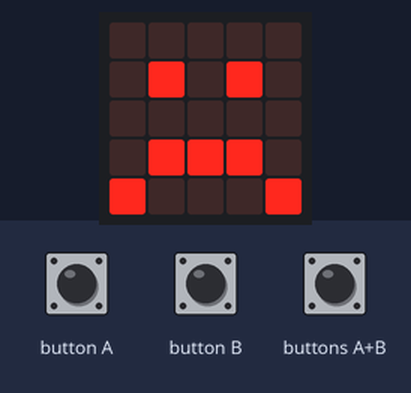
The program below on a simulated BBC micro:bit running MicroPython. Parts: the board's 5×5 LED display. The inputs (shaded band) are chosen by the test bench. The 48×5 strip is a reading aid, not a part: it shows the text the display is scrolling, unrolled, one strip-width of it at a time.

Above: at 12.5 s.
12.6 s: button A pressed for 0.15 s
At 12.67 s:
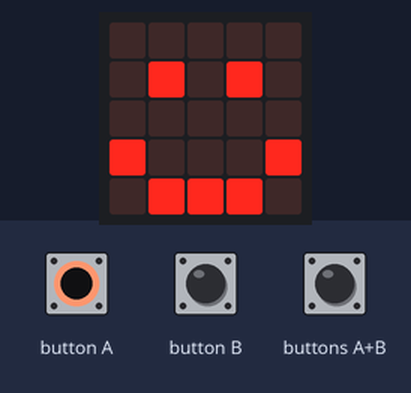
14.2 s: button B pressed for 0.15 s
At 14.9 s:
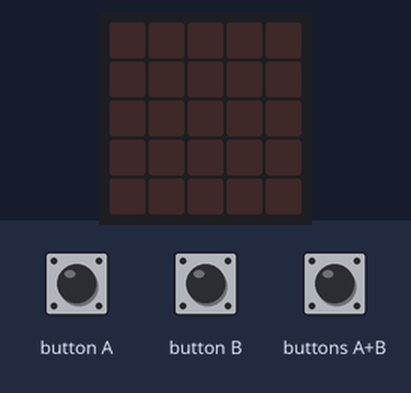
Timing chart, 0 to 17.2 s (numbered marks = the images above; inputs shaded):
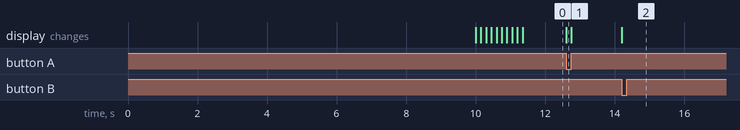

Measured:
- after the input at 12.6 s, the display: changes at once (image 1)
- after the input at 14.2 s, the display: changes at once (image 2)

The program:

Button.py
```python
#https://microbit-micropython.readthedocs.io/en/latest/tutorials/buttons.html
from microbit import *

sleep(10000)
#button_a.get_presses() returns the number of times button a was pressed
display.scroll(str(button_a.get_presses()))

while running_time() < 10000:
    display.show(Image.ASLEEP)

display.show(Image.SURPRISED)

while True:
    if button_a.is_pressed() and button_b.is_pressed():
        display.show(Image.CONFUSED)
    elif button_a.is_pressed():
        display.show(Image.HAPPY)
    elif button_b.is_pressed():
        display.show(Image.SURPRISED)
        break;
    else:
        display.show(Image.SAD)
display.clear()
```
